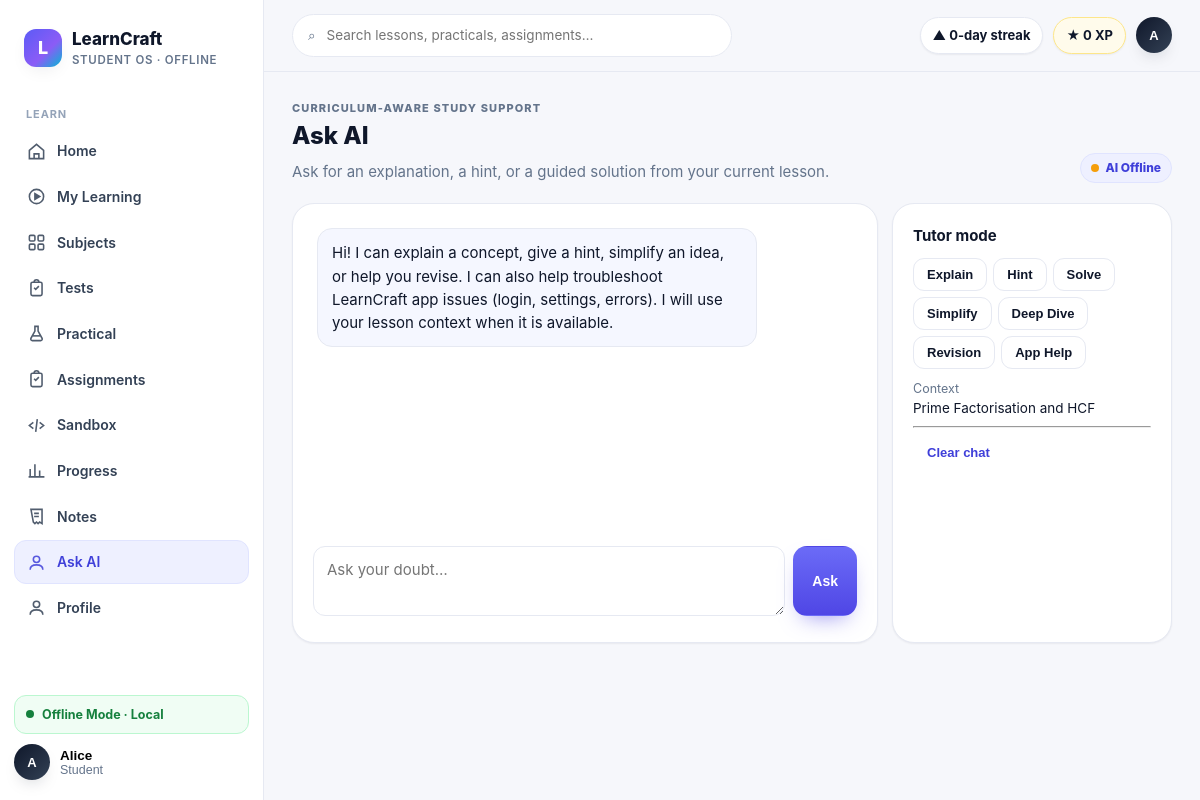
Screenshot of /ask-ai?lesson_id=cbse-x-2026-27-maths-real-numbers-prime-factorisation (signed in) with the database file from the repository.
### tables this page shows
CREATE TABLE users (
            id INTEGER PRIMARY KEY AUTOINCREMENT,
            name TEXT NOT NULL,
            email TEXT NOT NULL UNIQUE,
            password_hash TEXT NOT NULL,
            role TEXT NOT NULL DEFAULT 'STUDENT',
            avatar TEXT,
            bio TEXT,
            created_at TIMESTAMP NOT NULL DEFAULT CURRENT_TIMESTAMP,
            updated_at TIMESTAMP NOT NULL DEFAULT CURRENT_TIMESTAMP
        );

CREATE TABLE academic_lessons (
            lesson_id TEXT PRIMARY KEY,
            topic_id TEXT NOT NULL,
            title TEXT NOT NULL,
            slug TEXT NOT NULL,
            summary TEXT NOT NULL,
            learning_objectives_json TEXT NOT NULL,
            prerequisites_json TEXT NOT NULL,
            estimated_minutes INTEGER NOT NULL,
            difficulty TEXT NOT NULL,
            content_blocks_json TEXT NOT NULL,
            source_reference TEXT NOT NULL,
            FOREIGN KEY(topic_id) REFERENCES academic_topics(topic_id)
        );

### app/main.py (the view)
@app.route("/ask-ai")
@require_auth
def ask_ai():
    lesson_id = request.args.get("lesson_id", "")
    lesson = get_academic_lesson(lesson_id) if lesson_id else None
    return render_template("pages/ask_ai.html", title="Ask AI", lesson=lesson,
                           **shell_ctx("ask-ai", current_user()))

### app/database/connection.py (called while the page is built)
def resolve_db_path():
    configured = os.environ.get("LEARNCRAFT_DB_PATH")
    if configured:
        return Path(configured)
    return DATA_DIR / "learncraft.db"

def get_connection():
    db_path = resolve_db_path()
    db_path.parent.mkdir(parents=True, exist_ok=True)
    connection = sqlite3.connect(db_path)
    connection.row_factory = sqlite3.Row
    return connection

def _row_to_dict(row):
    return dict(row) if row else None

def get_user_by_id(user_id):
    connection = get_connection()
    user = connection.execute("SELECT * FROM users WHERE id = ?", (int(user_id),)).fetchone()
    connection.close()
    return _row_to_dict(user)

def user_payload(user):
    if not user:
        return None
    user_data = dict(user)
    user_data.pop("password_hash", None)
    return user_data

def get_user_progress(user_id):
    connection = get_connection()
    rows = connection.execute(
        "SELECT * FROM learning_progress WHERE user_id = ? ORDER BY updated_at DESC",
        (int(user_id),),
    ).fetchall()
    connection.close()
    return [dict(row) for row in rows]

### app/main.py (called while the page is built, shortened)
def current_user():
    user_id = session.get("user_id")
    if not user_id:
        return None
    return user_payload(get_user_by_id(user_id))

def require_auth(view):
    @wraps(view)
    def wrapped(*args, **kwargs):
        user = current_user()
        return view(*args, **kwargs)
    return wrapped

def build_student_profile(user=None):
    profile = {"name": "Student", "roll_no": "Student", "avatar": "LC", "level": 1,
               "xp": 0, "streak_days": 0, "overall_progress": 0, "rank": None}
    if user is None:
        return profile
    rows = get_user_progress(user["id"])
    completed = sum(row["status"] == "completed" for row in rows)
    overall = round(sum(row["percent_complete"] for row in rows) / len(rows)) if rows else 0
    profile.update({"name": user.get("name") or "Student", "avatar": (user.get("avatar") or "LC").upper(),
                   "roll_no": user.get("roll_no") or "Student", "xp": completed * 100,
                   "overall_progress": overall, "level": 1 + completed // 5})
    return profile

def shell_ctx(active, user=None):
    return dict(nav=M.NAV, student=build_student_profile(user), active=active, pending_count=0)

### frontend/templates/pages/ask_ai.html (shortened to what this page needs)
{% extends "base.html" %}
{% block content %}
<div class="page-head"><div><div class="eyebrow">Curriculum-aware study support</div><div class="h1">Ask AI</div><p>Ask for an explanation, a hint, or a guided solution from your current lesson.</p></div><span class="badge info ai-status"><i class="ai-dot" id="aiDot"></i><span id="aiStatus">Checking AI…</span></span></div>
<div class="ai-layout">
  <section class="card ai-chat">
    <div id="messages" class="ai-messages"><div class="ai-msg assistant">Hi! I can explain a concept, give a hint, simplify an idea, or help you revise. I can also help troubleshoot LearnCraft app issues (login, settings, errors). I will use your lesson context when it is available.</div></div>
    <div class="ai-compose"><textarea id="question" class="input" placeholder="Ask your doubt…" aria-label="Your question"></textarea><button id="send" class="btn btn-primary">Ask</button></div>
  </section>
  <aside class="card">
    <div class="h3">Tutor mode</div>
    <div style="display:flex;gap:6px;flex-wrap:wrap;margin:10px 0">{% for mode in ['Explain','Hint','Solve','Simplify','Deep Dive','Revision','App Help'] %}<button class="btn btn-secondary btn-sm mode" data-mode="{{ mode }}">{{ mode }}</button>{% endfor %}</div>
    <div class="caption">Context</div>
    <div class="body-sm" id="context">{{ lesson.title if lesson else 'No lesson selected. Open Ask AI from a lesson for grounded help.' }}</div>
    <hr>
    <button class="btn btn-ghost btn-sm" id="clear">Clear chat</button>
  </aside>
</div>
{% endblock %}

### frontend/templates/base.html (shortened to what this page needs)
<!DOCTYPE html>
<html lang="en">
<head>
<link rel="stylesheet" href="/static/css/design-system.css">
</head>
<body>
{% from "components.html" import icon %}
<div class="shell">
  <aside class="sidebar" id="sidebar">
    <div class="brand"><div class="brand-mark">L</div><div><div class="brand-name">LearnCraft</div><div class="brand-sub">Student OS · Offline</div></div></div>
    <nav class="nav">
      <div class="nav-label">Learn</div>
      {% for item in nav %}
      <a class="nav-item {% if active == item.slug %}active{% endif %}" href="{{ item.href }}">{{ icon(item.icon) }}{{ item.label }}
      </a>
      {% endfor %}
    </nav>
    <div class="side-foot">
      <div class="offline-pill" data-network-pill><span class="dot pulse"></span><span>Offline Mode · Local</span></div>
      <div class="profile-menu-wrap sidebar-profile-wrap">
        <button class="mini-profile profile-trigger" type="button" aria-expanded="false" aria-controls="sidebarProfileMenu">
          <div class="avatar">{{ student.avatar }}</div>
          <div><div style="font-weight:800;font-size:13.5px">{{ student.name }}</div><div class="caption">{{ student.roll_no }}</div></div>
        </button>
      </div>
    </div>
  </aside>
  <div class="main">
    <div class="topbar">
      <div class="search">⌕ <input id="globalSearch" placeholder="Search lessons, practicals, assignments…" oninput="filterCards(this.value)"></div>
      <div class="top-actions">
        <span class="pill">▲ {{ student.streak_days }}-day streak</span>
        <span class="pill xp">★ {{ student.xp }} XP</span>
        <div class="profile-menu-wrap top-profile-wrap">
          <button class="profile-trigger top-profile-trigger" type="button" aria-expanded="false" aria-controls="topProfileMenu">
            <div class="avatar">{{ student.avatar }}</div>
          </button>
        </div>
      </div>
    </div>
    <div class="content">{% block content %}{% endblock %}</div>
  </div>
</div>
</body>
</html>

### frontend/templates/pages/ask_ai.html (style rules this page uses)
.ai-layout { display:grid;grid-template-columns:minmax(0,1fr) 280px;gap:14px }
.ai-chat { min-height:440px;display:flex;flex-direction:column }
.ai-messages { flex:1;display:flex;flex-direction:column;gap:10px;overflow:auto;padding:4px }
.ai-msg { max-width:82%;padding:12px 14px;border-radius:15px;white-space:pre-wrap }
.ai-msg.assistant { background:#F5F7FF;border:1px solid var(--line) }
.ai-compose { display:flex;gap:8px;margin-top:12px }
.ai-compose textarea { flex:1;min-height:56px;resize:vertical }
.ai-status { display:inline-flex;align-items:center;gap:6px }
.ai-dot { width:8px;height:8px;border-radius:50%;background:#94A3B8 }
.ai-dot.offline { background:#F59E0B }

### rows the page displays
users: avatar "A", name "Alice", roll_no "Student"
academic_lessons: title "Prime Factorisation and HCF"

### other values shown
{{ item.label }} "Home" "My Learning" "Subjects" "Tests" "Practical" "Assignments" "Sandbox" "Progress" "Notes" "Ask AI" "Profile"
{{ student.streak_days }} "0"
{{ student.xp }} "0"
{{ mode }} "Explain" "Hint" "Solve" "Simplify" "Deep Dive" "Revision" "App Help"
